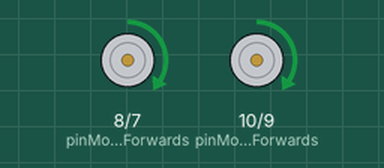
Simulated run of this program. Board: Raspberry Pi (BCM pin numbers). Shown: motor-driver pin pairs drawn as motors (green arrow = first pin HIGH = forward, orange = second pin HIGH = backward, longer = more drive). At 3.5 s the program stops and its outputs stay as they are.

Above: at 0.1 s.
At 1.1 s:
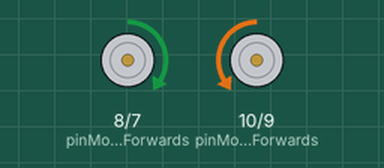
At 2.6 s:
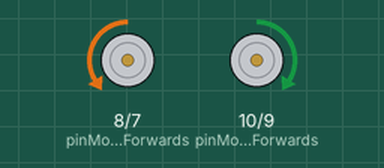
At 3.1 s:
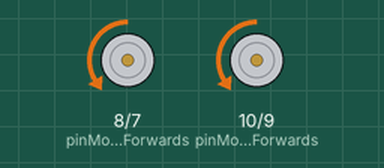
Timing chart, 0 to 4.6 s (numbered marks = the images above):
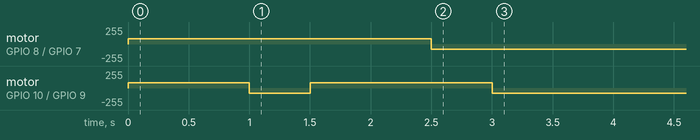

Measured:
- by itself, motor on GPIO 8 (pinMotorBForwards) / GPIO 7 (pinMotorBBackwards): stopped → forward 77/255 at 0.00 s, → backward 77/255 2.5 s later
- by itself, motor on GPIO 10 (pinMotorAForwards) / GPIO 9 (pinMotorABackwards): stopped → forward 77/255 at 0.00 s, → backward 77/255 1.0 s later, → forward 77/255 0.50 s later, → backward 77/255 1.5 s later

The program:

driving.py
```python
import RPi.GPIO as GPIO
import time

# Set the GPIO modes
GPIO.setmode(GPIO.BCM)
GPIO.setwarnings(False)
# Set variables for the GPIO motor pins
pinMotorAForwards = 10
pinMotorABackwards = 9
pinMotorBForwards = 8
pinMotorBBackwards = 7
# How many times to turn the pin on and off each second
Frequency = 20

# How long the pin stays on each cycle, as a percent
DutyCycleA = 30
DutyCycleB = 30
# Setting the duty cycle to 0 means the motors will not turn
Stop = 0
# Set the GPIO Pin mode to be Output
GPIO.setup(pinMotorAForwards, GPIO.OUT)
GPIO.setup(pinMotorABackwards, GPIO.OUT)
GPIO.setup(pinMotorBForwards, GPIO.OUT)
GPIO.setup(pinMotorBBackwards, GPIO.OUT)
# Set the GPIO to software PWM at 'Frequency' Hertz
pwmMotorAForwards = GPIO.PWM(pinMotorAForwards, Frequency)
pwmMotorABackwards = GPIO.PWM(pinMotorABackwards, Frequency)
pwmMotorBForwards = GPIO.PWM(pinMotorBForwards, Frequency)
pwmMotorBBackwards = GPIO.PWM(pinMotorBBackwards, Frequency)

# Start the software PWM with a duty cycle of 0 (i.e. not moving)
pwmMotorAForwards.start(Stop)
pwmMotorABackwards.start(Stop)
pwmMotorBForwards.start(Stop)
pwmMotorBBackwards.start(Stop)
# Turn all motors off
def StopMotors():
    pwmMotorAForwards.ChangeDutyCycle(Stop)
    pwmMotorABackwards.ChangeDutyCycle(Stop)
    pwmMotorBForwards.ChangeDutyCycle(Stop)
    pwmMotorBBackwards.ChangeDutyCycle(Stop)
# Turn both motors forwards
def Forwards():
    pwmMotorAForwards.ChangeDutyCycle(DutyCycleA)
    pwmMotorABackwards.ChangeDutyCycle(Stop)
    pwmMotorBForwards.ChangeDutyCycle(DutyCycleB)
    pwmMotorBBackwards.ChangeDutyCycle(Stop)
# Turn both motors backwards
def Backwards():
    pwmMotorAForwards.ChangeDutyCycle(Stop)
    pwmMotorABackwards.ChangeDutyCycle(DutyCycleA)
    pwmMotorBForwards.ChangeDutyCycle(Stop)
    pwmMotorBBackwards.ChangeDutyCycle(DutyCycleB)
# Turn left
def Left():
    pwmMotorAForwards.ChangeDutyCycle(Stop)
    pwmMotorABackwards.ChangeDutyCycle(DutyCycleA)
    pwmMotorBForwards.ChangeDutyCycle(DutyCycleB)
    pwmMotorBBackwards.ChangeDutyCycle(Stop)
# Turn Right
def Right():
    pwmMotorAForwards.ChangeDutyCycle(DutyCycleA)
    pwmMotorABackwards.ChangeDutyCycle(Stop)
    pwmMotorBForwards.ChangeDutyCycle(Stop)
    pwmMotorBBackwards.ChangeDutyCycle(DutyCycleB)

# Your code to control the robot goes below this line
Forwards()
time.sleep(1) # Pause for 1 second

Left()
time.sleep(0.5) # Pause for half a second

Forwards()
time.sleep(1)

Right()
time.sleep(0.5)

Backwards()
time.sleep(0.5)
```
